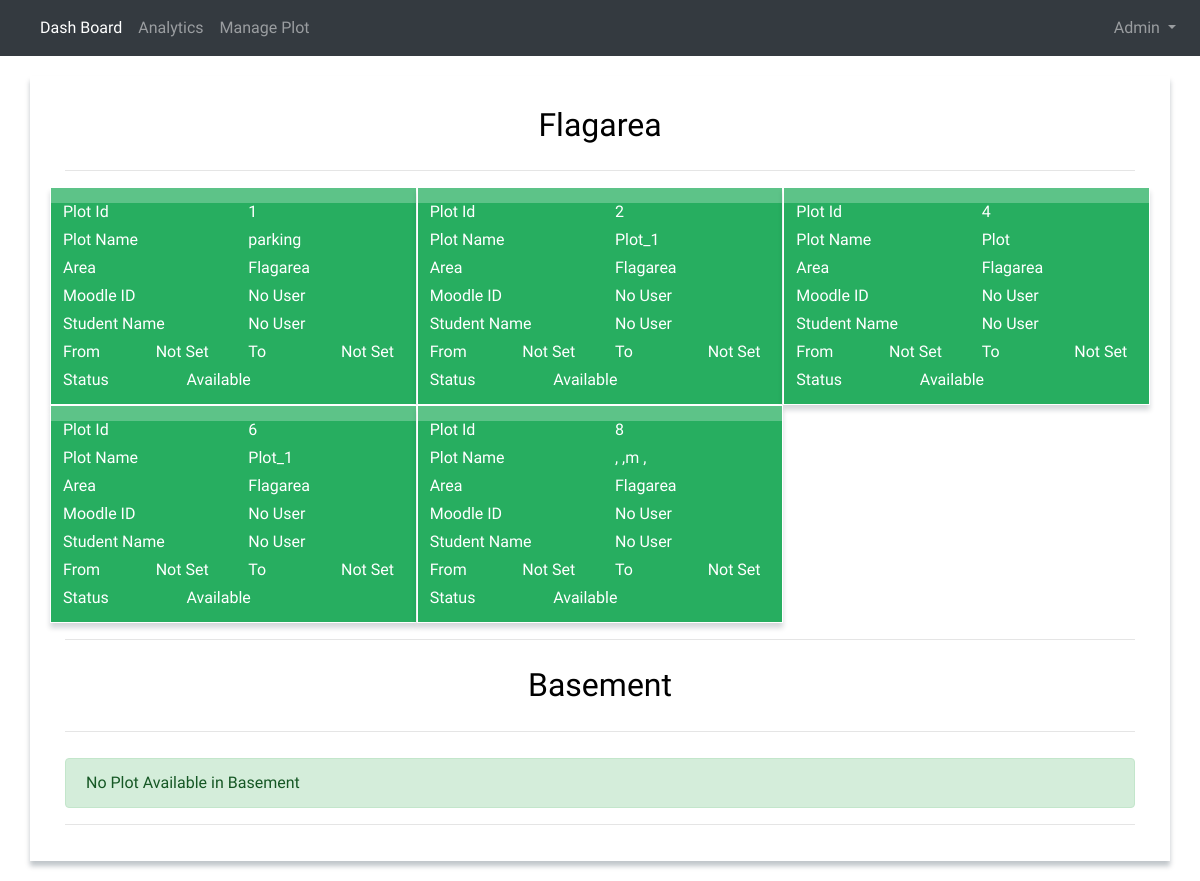
The page /admin/dashboard.php (signed in) on the database its author committed.
### tables this page shows
CREATE TABLE `plot_detail` (
  `plot_id` int(11) NOT NULL,
  `plotname` varchar(200) NOT NULL,
  `area` varchar(20) NOT NULL,
  `moodle_id` varchar(20) NOT NULL DEFAULT 'Not Booked',
  `student_name` varchar(50) NOT NULL DEFAULT 'Not Booked',
  `fromtime` varchar(20) NOT NULL DEFAULT 'Not Set',
  `totime` varchar(20) NOT NULL DEFAULT 'Not Set',
  `status` varchar(20) NOT NULL
);

### admin/dashboard.php (the view, shortened to what this page needs)
<?php
if($_SESSION['login_user']=='admin' && $_SESSION['login_pass'] == 'Amit@143') {
require('../db.php');
 $query = "SELECT * FROM plot_detail";
 $result = mysqli_query($connect, $query);
$result1 = mysqli_query($connect, $query);
$result2 = mysqli_query($connect, $query);
?>
<!DOCTYPE html>
<html lang="en">
	<head>
		<link rel="stylesheet" href="https://maxcdn.bootstrapcdn.com/bootstrap/4.0.0/css/bootstrap.min.css">
		<link rel='stylesheet prefetch' href='https://cdnjs.cloudflare.com/ajax/libs/sweetalert/1.1.3/sweetalert.min.css'>
	</head>
	<body >
            <nav class="navbar navbar-expand-lg navbar-dark bg-dark">
        <div class="collapse navbar-collapse" id="navbarTogglerDemo01">
            <ul class="navbar-nav mr-auto mt-2 mt-lg-0">
                <li class="nav-item active">
                    <a class="nav-link" href="dashboard.php">Dash Board<span class="sr-only">(current)</span></a>
                </li>
                  <li class="nav-item">
                    <a  class="nav-link" href="analytic.php">Analytics</a>
                </li><li class="nav-item">
                    <a  class="nav-link" href="edit.php">Manage Plot</a>
                </li>
            </ul>
            <ul class="navbar-nav ">
                <li class="nav-item dropdown">
                    <a href="#" class="nav-link dropdown-toggle" id="navDropDownLink" data-toggle="dropdown" aria-haspopup="true" aria-expanded="false">Admin
            </a>
                </li>
            </ul>
    </div>
</nav>
		<div class="container parking_detail" id="menu_table">
            <div class="container">
            <div class="row">
                <div class="container">
				<div class="row">
					<div class="col-lg-12 text-center">
						<h2 class="section-heading">Flagarea</h2>
						<hr>
					</div>
                   </div></div>
                        <?php
                 $count_flag =  0;
                $count_base = 0;
                          while($row = mysqli_fetch_array($result2))
                               {
                                if($row["area"] == 'Flagarea'){
                                    $count_flag++;
                                }
                              else if($row["area"] == 'Basement'){
                                  $count_base++;
                              }
                          }
      if($count_flag != 0){
                               while($row = mysqli_fetch_array($result))
                               {
                                   if($row["area"]=='Flagarea'){
                               ?>
                       <div class="col-lg-4 parking_plot gloss-shadow" style="background-color:<?php if($row["status"]=='Booked'){ echo '#e74c3c';}else if($row["status"]=='Available'){echo '#27ae60';} ?>">
                        <div class="row parking_item">
                            <div class="col-6">Plot Id</div>
                            <div class="col-6">
                                <?php echo $row["plot_id"]; ?>
                            </div>
                        </div>
                        <div class="row parking_item">
                            <div class="col-6">Plot Name</div>
                            <div class="col-6">
                                <?php echo $row["plotname"]; ?>
                            </div>
                        </div>
                        <div class="row parking_item">
                            <div class="col-6">Area</div>
                            <div class="col-6">
                                <?php echo $row["area"]; ?>
                            </div>
                        </div>
                        <div class="row parking_item">
                            <div class="col-6">Moodle ID</div>
                            <div class="col-6">
                                <?php echo $row["moodle_id"]; ?>
                            </div>
                        </div>
                        <div class="row parking_item">
                            <div class="col-6">Student Name</div>
                            <div class="col-6">
                                <?php echo $row["student_name"]; ?>
                            </div>
                        </div>
                             <div class="row parking_item">
                                  <div class="col-3">From</div>
                            <div class="col-3">
                                <?php echo $row["fromtime"]; ?>
                            </div>
                                 <div class="col-3">To</div>
                            <div class="col-3">
                                <?php echo $row["totime"]; ?>
                            </div>
                        </div>
                             <div class="row parking_item">
                            <div class="col-4">Status</div>
                            <div class="col-8">
                                <?php echo $row["status"]; ?>
                            </div>
                        </div>
                      </div>
                        <?php
                               } }  }
                                    else{
                                        ?><div class="container"><label class="alert alert-success" style="width:100%;margin:auto;margin-top:10px;">No Plot Available in Flagarea</label></div> <?php
                                    }
                               ?>
                </div>
                <hr>
            </div>
            <div class="container">
                <div class="row">
                    <div class="container">
                <div class="row">
					<div class="col-lg-12 text-center">
						<h2 class="section-heading">Basement</h2>
						<hr>
					</div>
                   </div></div>
                        <?php
                        if($count_base != 0){
                               while($row = mysqli_fetch_array($result1))
                               {
                                   if($row["area"]=='Basement'){
                               ?>
                       <div class="col-lg-4 parking_plot gloss-shadow" style="background-color:<?php if($row["status"]=='Booked'){ echo '#e74c3c';}else if($row["status"]=='Available'){echo '#27ae60';} ?>">
                        <div class="row parking_item">
                            <div class="col-6">Plot Id</div>
                            <div class="col-6">
                                <?php echo $row["plot_id"]; ?>
                            </div>
                        </div>
                        <div class="row parking_item">
                            <div class="col-6">Plot Name</div>
                            <div class="col-6">
                                <?php echo $row["plotname"]; ?>
                            </div>
                        </div>
                        <div class="row parking_item">
                            <div class="col-6">Area</div>
                            <div class="col-6">
                                <?php echo $row["area"]; ?>
                            </div>
                        </div>
                        <div class="row parking_item">
                            <div class="col-6">Moodle ID</div>
                            <div class="col-6">
                                <?php echo $row["moodle_id"]; ?>
                            </div>
                        </div>
                        <div class="row parking_item">
                            <div class="col-6">Student Name</div>
                            <div class="col-6">
                                <?php echo $row["student_name"]; ?>
                            </div>
                        </div>
                             <div class="row parking_item">
                                  <div class="col-3">From</div>
                            <div class="col-3">
                                <?php echo $row["fromtime"]; ?>
                            </div>
                                 <div class="col-3">To</div>
                            <div class="col-3">
                                <?php echo $row["totime"]; ?>
                            </div>
                        </div>
                             <div class="row parking_item">
                            <div class="col-4">Status</div>
                            <div class="col-8">
                                <?php echo $row["status"]; ?>
                            </div>
                        </div>
                      </div>
                        <?php
                               } } }else{
                                        ?><div class="container"><label class="alert alert-success" style="width:100%;margin:auto;margin-top:10px;">No Plot Available in Basement</label></div> <?php
                                    }
                               ?>
                </div>
            <hr></div></div>
	</body>
</html>
<?php }else{
    header('Location:unauth.php');
}
  ?>

### admin/dashboard.php (style rules this page uses)
body { font-family: Comfortaa; font-style: normal; font-variant: normal; }
.parking_detail { color: white; margin-top: 20px; margin-bottom: 20px; background-color: white; padding: 20px; box-shadow: 0 5px 5px rgba(3, 25, 41, 0.25), 0 15px rgba(255, 255, 255, 0.50) inset; }
.parking_plot { border: 1px white solid; padding: 10px; }
.parking_item { padding: 2px; }
.section-heading { padding: 10px; padding-bottom: 10px; color: black }
.gloss-shadow { box-shadow: 0 5px 5px rgba(3, 25, 41, 0.17), 0 15px rgba(255, 255, 255, 0.25) inset; }

### rows shown on the page
plot_detail: plot_id "1", plotname "parking", area "Flagarea", moodle "No User", student_name "No User", fromtime "Not Set", totime "Not Set", status "Available"
plot_detail: plot_id "2", plotname "Plot_1", area "Flagarea", moodle "No User", student_name "No User", fromtime "Not Set", totime "Not Set", status "Available"
plot_detail: plot_id "4", plotname "Plot", area "Flagarea", moodle "No User", student_name "No User", fromtime "Not Set", totime "Not Set", status "Available"
plot_detail: plot_id "6", plotname "Plot_1", area "Flagarea", moodle "No User", student_name "No User", fromtime "Not Set", totime "Not Set", status "Available"
plot_detail: plot_id "8", plotname ", ,m ,", area "Flagarea", moodle "No User", student_name "No User", fromtime "Not Set", totime "Not Set", status "Available"
